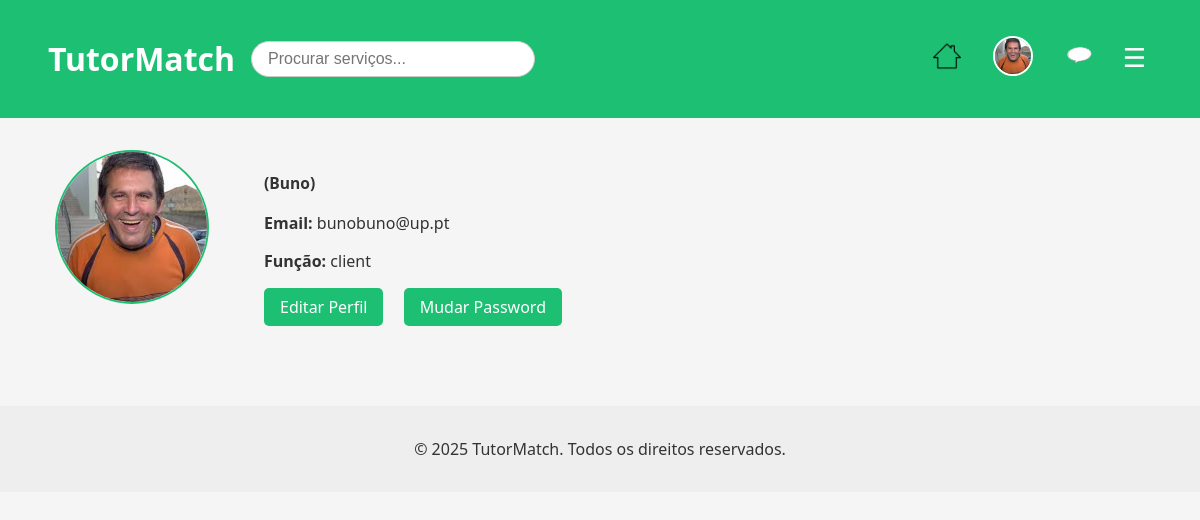
Before: /pages/profile.php (signed in) with the older database file.
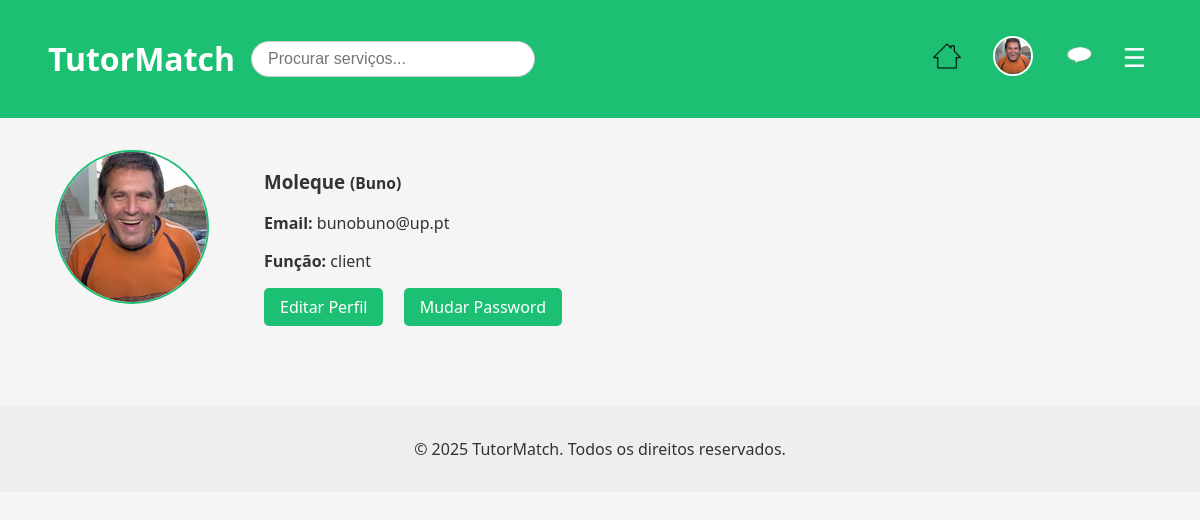
After: the same page with the newer database file.
### tables this page shows
CREATE TABLE users (
            id INTEGER PRIMARY KEY AUTOINCREMENT,
            username TEXT NOT NULL UNIQUE,
            password TEXT NOT NULL,
            email TEXT NOT NULL UNIQUE,
            role TEXT DEFAULT 'client', -- client, freelancer, admin
            name TEXT,
            profile_pic TEXT DEFAULT '../img/default.jpeg' -- Adiciona a coluna profile_pic
        );

### pages/profile.php (the view, shortened to what this page needs)
<?php
require_once '../database/db.php';
$stmt = $db->prepare("SELECT * FROM users WHERE id = ?");
$stmt->execute([$_SESSION['user_id']]);
$user = $stmt->fetch();
if ($user) {
    $profilePic = $user['profile_pic'] ?: 'default.jpg';
} else {
    die('Usuário não encontrado.');
}
?>
<?php include_once '../includes/header.php'; ?>
<div class="profile-container">
  <div class="profile-sidebar">
    <img src="../uploads/<?php echo htmlspecialchars($profilePic); ?>" alt="Foto de Perfil" class="profile-avatar">
  </div>
  <div class="profile-main">
    <h3><?php echo htmlspecialchars($user['name']); ?> <small>(<?php echo htmlspecialchars($user['username']); ?>)</small></h3>
    <p><strong>Email:</strong> <?php echo htmlspecialchars($user['email']); ?></p>
    <p><strong>Função:</strong> <?php echo htmlspecialchars($user['role']); ?></p>
    <a href="../pages/edit_profile.php" class="btn">Editar Perfil</a>
    <a href="../pages/change_password.php" class="btn">Mudar Password</a>
  </div>
</div>
<?php include_once '../includes/footer.php'; ?>

### includes/header.php (shortened to what this page needs)
<!DOCTYPE html>
<html lang="pt">
<head>
  <link rel="stylesheet" href="/css/main.css" />
  <link rel="stylesheet" href="/css/navbar.css" />
</head>
<body>
  <header>
  <div class="header-left">
    <h1><a href="/index.php">TutorMatch</a></h1>
    <form id="search-form" action="/index.php" method="GET" autocomplete="off">
      <input type="text" id="search-input" name="q" placeholder="Procurar serviços...">
    </form>
  </div>
  <nav class="navbar">
    <div class="nav-right">
        <?php if (isset($_SESSION['user_id'])): ?>
          <a href="/index.php" class="nav-icon home-icon" title="Início">
            <img src="/img/icons/home-white.png" alt="Início">
          </a>
          <a href="/pages/profile.php" class="profile-pic">
            <img src="<?= $_SESSION['profile_pic'] ?? '/img/default.jpeg' ?>" alt="Perfil">
          </a>
          <a href="/pages/conversations.php" class="nav-icon chat-icon" title="Mensagens">
            <img src="/img/icons/white-balloon.png" alt="Mensagens">
          </a>
          <button id="menu-toggle" class="menu-btn">&#9776;</button>
        <?php else: ?>
          <a href="/pages/login.php">Entrar</a>
          <a href="/pages/register.php">Registrar</a>
        <?php endif; ?>
      </div>
    </nav>
  </header>

### includes/footer.php (shortened to what this page needs)
<footer>
    <p>&copy; 2025 TutorMatch. Todos os direitos reservados.</p>
  </footer>
</body>
</html>

### css/main.css (style rules this page uses)
body { font-family: 'Segoe UI', sans-serif; margin: 0; background-color: #f5f5f5; color: #333; }

### css/navbar.css (style rules this page uses)
.navbar { display: flex; justify-content: space-between; align-items: center; background-color: #1dbf73; padding: 0.5rem 1rem; }
.nav-icon img { width: 28px; height: 28px; }
.nav-right { display: flex; align-items: center; gap: 1rem; position: relative; }
.profile-pic img { width: 36px; height: 36px; border-radius: 50%; object-fit: cover; border: 2px solid white; cursor: pointer; }
.menu-btn { font-size: 26px; background: none; border: none; color: white; cursor: pointer; margin-left: 0.5rem; }
.header-left { display: flex; align-items: center; gap: 1rem; }
#search-form { position: relative; }
#search-input { padding: 0.5rem 1rem; border: 1px solid #ccc; border-radius: 20px; width: 250px; font-size: 1rem; }

### css/components.css (style rules this page uses)
.btn { display: inline-block; background: #1dbf73; color: white; padding: 0.5rem 1rem; text-decoration: none; border-radius: 5px; margin-right: 1rem; }

### css/layout.css (style rules this page uses)
header { background-color: #1dbf73; padding: 1rem 2rem; color: white; display: flex; justify-content: space-between; align-items: center; }
header a { color: white; text-decoration: none; margin-left: 1rem; }
nav { display: flex; align-items: center; }
footer { margin-top: 3rem; text-align: center; padding: 1rem; background: #eee; }

### css/profile.css (style rules this page uses)
.profile-container { display: flex; gap: 2rem; padding: 2rem; }
.profile-sidebar { flex: 0 0 200px; text-align: center; }
.profile-avatar { width: 150px; height: 150px; border-radius: 50%; object-fit: cover; border: 2px solid #1dbf73; }
.profile-main { flex: 1; }

### css/services.css (style rules this page uses)
.btn { align-self: flex-start; background-color: #1dbf73; color: white; padding: 0.5rem 1rem; border-radius: 6px; text-decoration: none; transition: background-color 0.2s; }

### css/style.css (style rules this page uses)
body { font-family: 'Segoe UI', sans-serif; margin: 0; background-color: #f5f5f5; color: #333; }
header { background-color: #1dbf73; padding: 1rem 2rem; color: white; display: flex; justify-content: space-between; align-items: center; }
header a { color: white; text-decoration: none; margin-left: 1rem; }
nav { display: flex; align-items: center; }
.profile-container { display: flex; gap: 2rem; padding: 2rem; }
.profile-sidebar { flex: 0 0 200px; text-align: center; }
.profile-avatar { width: 150px; height: 150px; border-radius: 50%; object-fit: cover; border: 2px solid #1dbf73; }
.profile-main { flex: 1; }
.btn { display: inline-block; background: #1dbf73; color: white; padding: 0.5rem 1rem; text-decoration: none; border-radius: 5px; margin-right: 1rem; }
footer { margin-top: 3rem; text-align: center; padding: 1rem; background: #eee; }

Changed rows visible on the page:
changed users "bunobuno@up.pt": name (not shown) → "Moleque"
